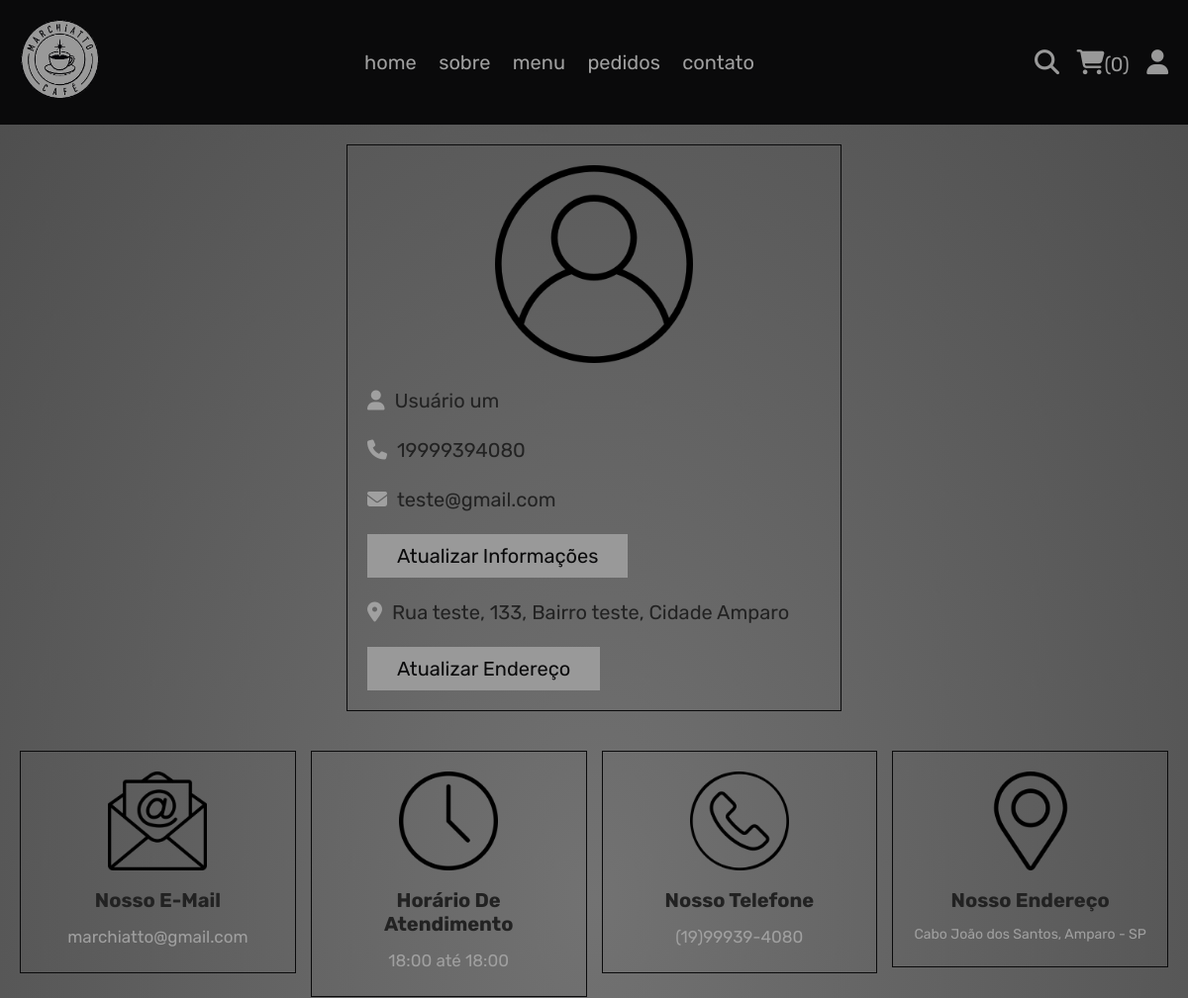
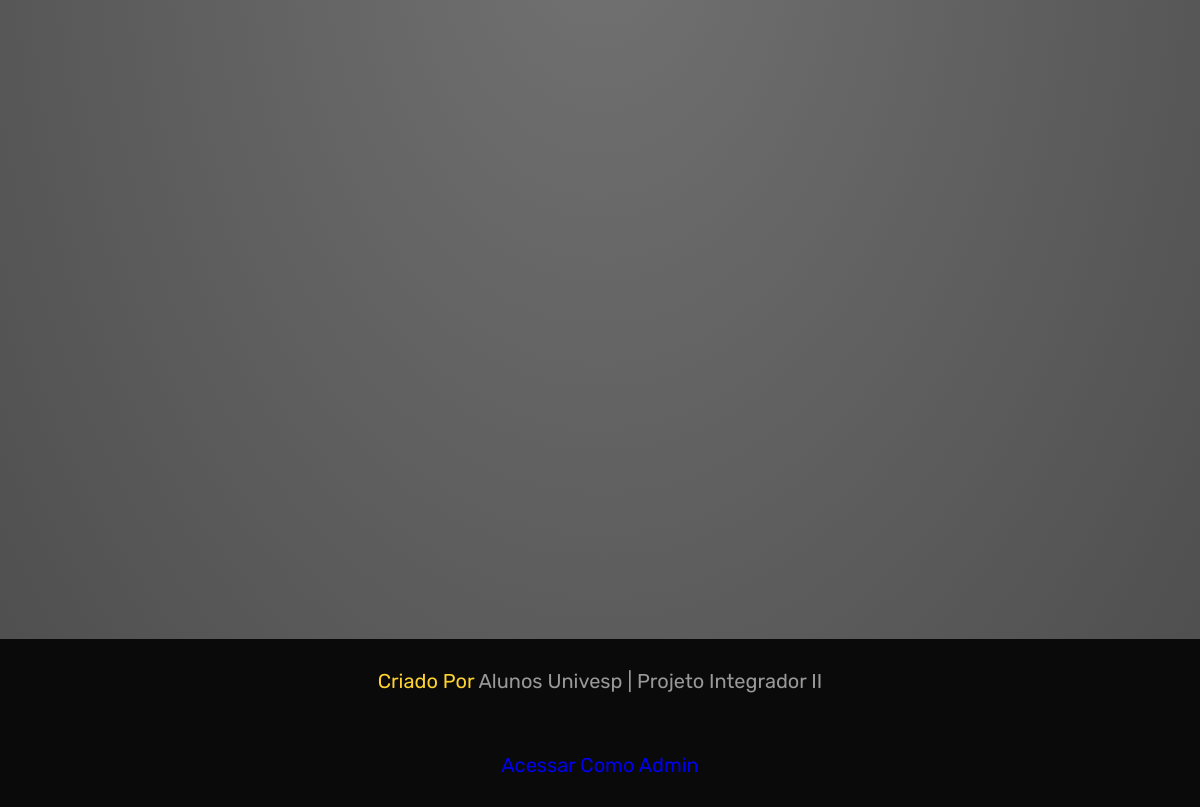
The page /perfil.php (signed in) on the database its author committed (2 pictures, top to bottom).
### tables this page shows
CREATE TABLE `usuarios` (
  `id` int(100) NOT NULL,
  `nome` varchar(20) NOT NULL,
  `email` varchar(50) NOT NULL,
  `telefone` varchar(14) NOT NULL,
  `senha` varchar(50) NOT NULL,
  `endereco` varchar(500) NOT NULL
);

### perfil.php (the view, shortened to what this page needs)
<?php
include 'components/connect.php';
?>
<!DOCTYPE html>
<html lang="pt-br">
<head>
   <link rel="stylesheet" href="https://cdnjs.cloudflare.com/ajax/libs/font-awesome/6.1.1/css/all.min.css">
   <link rel="stylesheet" href="css/style.css">
</head>
<body>
<?php include 'components/user_header.php'; ?>
<section class="detalhe-user">
   <div class="user">
      <img src="imagens/user-icon.png" alt="">
      <p><i class="fas fa-user"></i><span><span><?= $fetch_profile['nome']; ?></span></span></p>
      <p><i class="fas fa-phone"></i><span><?= $fetch_profile['telefone']; ?></span></p>
      <p><i class="fas fa-envelope"></i><span><?= $fetch_profile['email']; ?></span></p>
      <a href="atualiza_perfil.php" class="btn">atualizar informações</a>
      <p class="endereco"><i class="fas fa-map-marker-alt"></i><span><?php if($fetch_profile['endereco'] == ''){echo 'digite seu endereço';}else{echo $fetch_profile['endereco'];} ?></span></p>
      <a href="atualiza_endereco.php" class="btn">atualizar endereço</a>
   </div>
</section>
<?php include 'components/footer.php'; ?>
</body>
</html>

### css/style.css (style rules this page uses)
:root { --amarelo:#fed330; --vermelho:#b11200; --white:#fff; --black:#222; --light-color:#a0a0a0; --border:.1px solid var(--preto); --box-shadow:0 .5rem 1rem rgba(0,0,0,.1); --cor-principal: #fff; --preto:rgb(10, 10, 11); --bg:#010103; --cinza: #999; }
* { font-family: 'Rubik', sans-serif; margin:0; padding:0; box-sizing: border-box; outline: none; border: none; text-decoration: none; }
body { background: radial-gradient(#727272, #4c4c4c); }
html { font-size: 62.5%; overflow-x: hidden; scroll-behavior: smooth; stop-opacity: 7rem; }
section { margin:0 auto; max-width: 1200px; padding:2rem; }
.btn, .delete-btn { margin-top: 1rem; display: inline-block; font-size: 2rem; padding:1rem 3rem; cursor: pointer; text-transform: capitalize; transition: .2s linear; }
.btn { background-color: var(--cinza); color:var(--preto); }
.detalhe-user .user { max-width: 50rem; margin:0 auto; border:var(--border); padding:2rem; }
.detalhe-user .user img { width: 100%; height: 20rem; object-fit: contain; margin-bottom: 1rem; }
.detalhe-user .user p { padding:1rem 0; line-height: 1.5; font-size: 2rem; }
.detalhe-user .user p span { color:var(--black); }
.detalhe-user .user p i { margin-right: 1rem; color:var(--light-color); }
.detalhe-user .user .endereco { margin-top: 1rem; }

### rows shown on the page
usuarios: nome "Usuário um", telefone "19999394080", email "teste@gmail.com", endereco "Rua teste, 133, Bairro teste, Cidade Amparo"

### other values the page prints
$total_carrinho_items "0"
